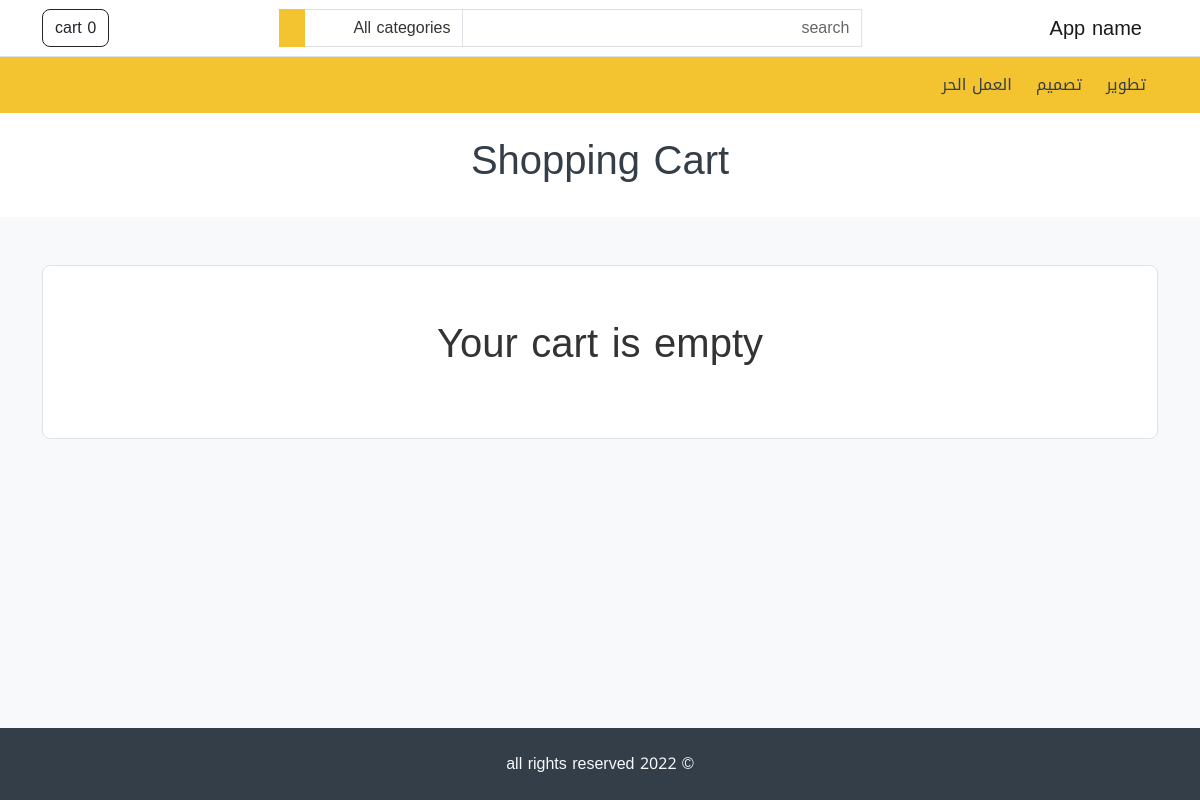
The page /cart on the database its author committed.
### store/models.py (models this page shows, shortened)
class Category (models.Model):
    Name=models.CharField(max_length=255,unique=True)
    featured=models.BooleanField(default=False)
    order=models.IntegerField(default=1)
    created_at=models.DateTimeField(auto_now_add=True)
    updated_at=models.DateTimeField(auto_now=True)

### store/views.py (the view)
# urls.py: path('cart',views.cart , name='store.cart'),
def cart(request):
    return render(
        request,'cart.html'
    )

### store/context_processors.py (called while the page is built)
def store_website(request):
    categories=Category.objects.order_by('order')
    cart = Cart.objects.filter(session=request.session.session_key).last()
    cart_total=0
    cart_products = []
    if cart:
        cart_products = Product.objects.filter(pk__in=cart.items)
        for item in cart_products:
            cart_total += item.price
    return {
        'categories': categories,
        'cart_products': cart_products,
        'cart_total': cart_total,
    }

### store/templates/cart.html (shortened to what this page needs)
{% extends 'base.html' %}
{% load i18n %}
{% load my_filters %}
{% block content %}
  <div class="bg-white py-4">
    <h1 class="text-center text-secondary">{% trans 'Shopping Cart' %}</h1>
  </div>
  <div class="container my-5">
    {% if cart_products %}
      {% for product in cart_products %}
        <div class="card my-2">
          <div class="card-body">
            <div class="row">
              <div class="col-md-2 text-center mb-2">
                <img src="{{ product.image.url }}" alt="{{ product.name }}" title="" width="150" class="img-thumbnail" />
              </div>
              <div class="col my-auto text-center">{{ product.name }}</div>
              <div class="col-md-2 col-xs-6 my-auto text-center">
                <strong>{{ product.price|currency }}</strong>
              </div>
              <div class="col-md-2 my-auto text-center">
                <button class="btn btn-secondary my-2" type="button" data-url="{% url 'store.cart_remove' product.id %}" onclick="cartRemove(this)"><i class="lni lni-trash-can text-white"></i></button>
              </div>
            </div>
          </div>
        </div>
      {% endfor %}
    {% else %}
      <div class="h-100 p-5 bg-white border rounded-3 text-center">
        <p class="fs-1">
          {% trans 'Your cart is empty' %}
        </p>
      </div>
    {% endif %}
  </div>
{% endblock %}

### store/templates/partials/header.html (shortened to what this page needs)
{% load i18n %}
<nav class="navbar navbar-expand-lg navbar-light bg-white border-bottom">
    <div class="container">
      <a class="navbar-brand" href="/"> {% trans 'App name' %} </a>
      <div
        class="collapse navbar-collapse mt-2 mt-lg-0"
        id="navbarSupportedContent">
        {% include 'partials/header_search.html' %}
        <ul class="navbar-nav my-2 my-lg-0">
          <li class="nav-item">
            <a href="{% url 'store.cart' %}" class="btn btn-outline-dark" type="button">
              {% trans 'cart' %} <span id="card-items-count">{{ cart_products|length}}</span>
            </a>
          </li>
        </ul>
      </div>
    </div>
  </nav>
  <nav class="navbar navbar-expand-lg navbar-light bg-primary">
    <div class="container">
      <div
        class="collapse navbar-collapse mt-2 mt-lg-0"
        id="navbarSupportedContent"
      >
        <ul class="navbar-nav my-2 my-lg-0">
            {% for category in categories %}
            <li class="nav-item">
                <a class="nav-link mx-1" href="{% url 'store.category' category.id %}" role="button">
                  {{category.Name}}
                </a>
              </li>
            {% endfor %}
        </ul>
      </div>
    </div>
  </nav>

### rows shown on the page
Category: Name "تطوير"
Category: Name "تصميم"
Category: Name "العمل الحر"

### other values the page prints
{{ cart_products|length }} "0"
